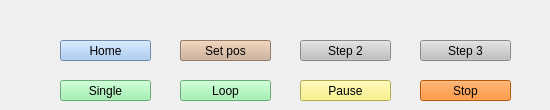
     <widget class="QWidget" name="program">
      <attribute name="title">
       <string>Program</string>
      </attribute>
      <widget class="QPushButton" name="pushButton_program_stop">
       <property name="geometry">
        <rect>
         <x>420</x>
         <y>80</y>
         <width>91</width>
         <height>21</height>
        </rect>
       </property>
       <property name="minimumSize">
        <size>
         <width>91</width>
         <height>21</height>
        </size>
       </property>
       <property name="maximumSize">
        <size>
         <width>91</width>
         <height>21</height>
        </size>
       </property>
       <property name="styleSheet">
        <string notr="true">background-color: rgb(255, 120, 0);</string>
       </property>
       <property name="text">
        <string>Stop</string>
       </property>
      </widget>
      <widget class="QPushButton" name="pushButton_program_single">
       <property name="geometry">
        <rect>
         <x>60</x>
         <y>80</y>
         <width>91</width>
         <height>21</height>
        </rect>
       </property>
       <property name="minimumSize">
        <size>
         <width>91</width>
         <height>21</height>
        </size>
       </property>
       <property name="maximumSize">
        <size>
         <width>91</width>
         <height>21</height>
        </size>
       </property>
       <property name="styleSheet">
        <string notr="true">background-color: rgb(143, 240, 164);</string>
       </property>
       <property name="text">
        <string>Single</string>
       </property>
      </widget>
      <widget class="QPushButton" name="pushButton_program_loop">
       <property name="geometry">
        <rect>
         <x>180</x>
         <y>80</y>
         <width>91</width>
         <height>21</height>
        </rect>
       </property>
       <property name="minimumSize">
        <size>
         <width>91</width>
         <height>21</height>
        </size>
       </property>
       <property name="maximumSize">
        <size>
         <width>91</width>
         <height>21</height>
        </size>
       </property>
       <property name="styleSheet">
        <string notr="true">background-color: rgb(143, 240, 164);</string>
       </property>
       <property name="text">
        <string>Loop</string>
       </property>
      </widget>
      <widget class="QPushButton" name="pushButton_program_pause">
       <property name="geometry">
        <rect>
         <x>300</x>
         <y>80</y>
         <width>91</width>
         <height>21</height>
        </rect>
       </property>
       <property name="minimumSize">
        <size>
         <width>91</width>
         <height>21</height>
        </size>
       </property>
       <property name="maximumSize">
        <size>
         <width>91</width>
         <height>21</height>
        </size>
       </property>
       <property name="styleSheet">
        <string notr="true">background-color: rgb(249, 240, 107);</string>
       </property>
       <property name="text">
        <string>Pause</string>
       </property>
      </widget>
      <widget class="QPushButton" name="pushButton_program_home">
       <property name="geometry">
        <rect>
         <x>60</x>
         <y>40</y>
         <width>91</width>
         <height>21</height>
        </rect>
       </property>
       <property name="minimumSize">
        <size>
         <width>91</width>
         <height>21</height>
        </size>
       </property>
       <property name="maximumSize">
        <size>
         <width>91</width>
         <height>21</height>
        </size>
       </property>
       <property name="styleSheet">
        <string notr="true">background-color: rgb(153, 193, 241);</string>
       </property>
       <property name="text">
        <string>Home</string>
       </property>
      </widget>
      <widget class="QLabel" name="label_program">
       <property name="geometry">
        <rect>
         <x>10</x>
         <y>10</y>
         <width>531</width>
         <height>21</height>
        </rect>
       </property>
       <property name="minimumSize">
        <size>
         <width>0</width>
         <height>21</height>
        </size>
       </property>
       <property name="maximumSize">
        <size>
         <width>16777215</width>
         <height>21</height>
        </size>
       </property>
       <property name="font">
        <font>
         <pointsize>12</pointsize>
         <weight>50</weight>
         <bold>false</bold>
        </font>
       </property>
       <property name="text">
        <string/>
       </property>
      </widget>
      <widget class="QPushButton" name="pushButton_program_step1">
       <property name="geometry">
        <rect>
         <x>180</x>
         <y>40</y>
         <width>91</width>
         <height>21</height>
        </rect>
       </property>
       <property name="minimumSize">
        <size>
         <width>91</width>
         <height>21</height>
        </size>
       </property>
       <property name="maximumSize">
        <size>
         <width>91</width>
         <height>21</height>
        </size>
       </property>
       <property name="styleSheet">
        <string notr="true">background-color: rgb(192, 191, 188);</string>
       </property>
       <property name="text">
        <string>Step 1</string>
       </property>
      </widget>
      <widget class="QPushButton" name="pushButton_program_step2">
       <property name="geometry">
        <rect>
         <x>300</x>
         <y>40</y>
         <width>91</width>
         <height>21</height>
        </rect>
       </property>
       <property name="minimumSize">
        <size>
         <width>91</width>
         <height>21</height>
        </size>
       </property>
       <property name="maximumSize">
        <size>
         <width>91</width>
         <height>21</height>
        </size>
       </property>
       <property name="styleSheet">
        <string notr="true">background-color: rgb(192, 191, 188);</string>
       </property>
       <property name="text">
        <string>Step 2</string>
       </property>
      </widget>
      <widget class="QPushButton" name="pushButton_program_step3">
       <property name="geometry">
        <rect>
         <x>420</x>
         <y>40</y>
         <width>91</width>
         <height>21</height>
        </rect>
       </property>
       <property name="minimumSize">
        <size>
         <width>91</width>
         <height>21</height>
        </size>
       </property>
       <property name="maximumSize">
        <size>
         <width>91</width>
         <height>21</height>
        </size>
       </property>
       <property name="styleSheet">
        <string notr="true">background-color: rgb(192, 191, 188);</string>
       </property>
       <property name="text">
        <string>Step 3</string>
       </property>
      </widget>
      <widget class="QPushButton" name="pushButton_program_set_pos">
       <property name="geometry">
        <rect>
         <x>180</x>
         <y>40</y>
         <width>91</width>
         <height>21</height>
        </rect>
       </property>
       <property name="minimumSize">
        <size>
         <width>91</width>
         <height>21</height>
        </size>
       </property>
       <property name="maximumSize">
        <size>
         <width>91</width>
         <height>21</height>
        </size>
       </property>
       <property name="styleSheet">
        <string notr="true">background-color: rgb(205, 171, 143);</string>
       </property>
       <property name="text">
        <string>Set pos</string>
       </property>
      </widget>
     </widget>
